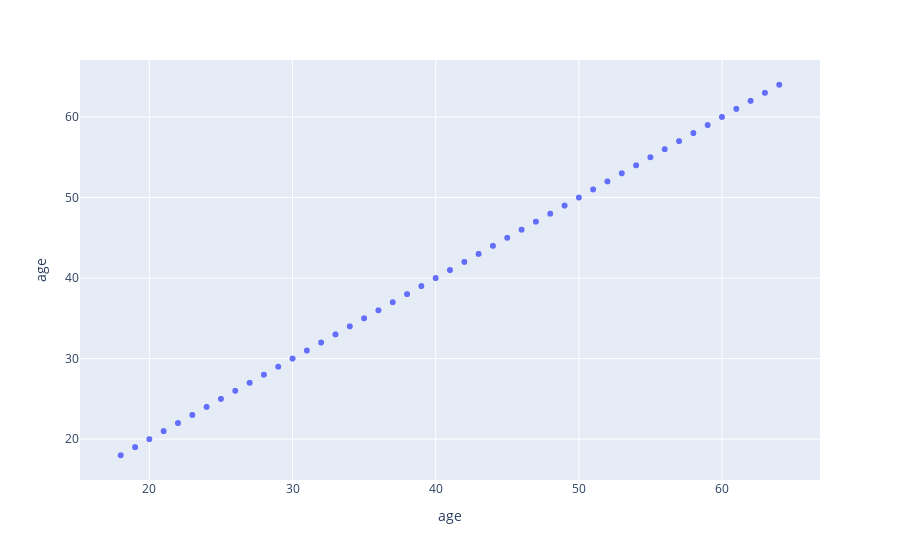

The cell this chart's notebook holds for it:
### Code cell
px.scatter(df,x='age',y='age')
#the straight slanting line shows the absolute correlation is 1, since the row & column are the same

### Figure 1 — Plotly figure (JSON) as saved in the notebook; plotly's stock layout.template omitted (floating-point values rounded to 4 significant figures; data arrays with more than 128 entries replaced by an {"elided": "..."} marker saying what was removed)
{"data": [{"hovertemplate": "age=%{y}<extra></extra>", "legendgroup": "", "marker": {"color": "#636efa", "symbol": "circle"}, "mode": "markers", "name": "", "showlegend": false, "type": "scattergl", "x": {"elided": "1338 int values"}, "xaxis": "x", "y": {"elided": "1338 int values"}, "yaxis": "y"}], "layout": {"legend": {"tracegroupgap": 0}, "margin": {"t": 60}, "xaxis": {"anchor": "y", "domain": [0, 1], "title": {"text": "age"}}, "yaxis": {"anchor": "x", "domain": [0, 1], "title": {"text": "age"}}}}
